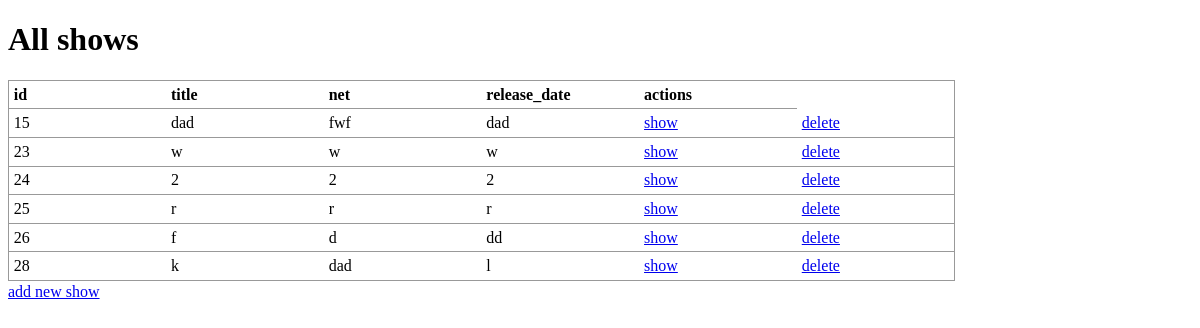
Before: / with the older database file.
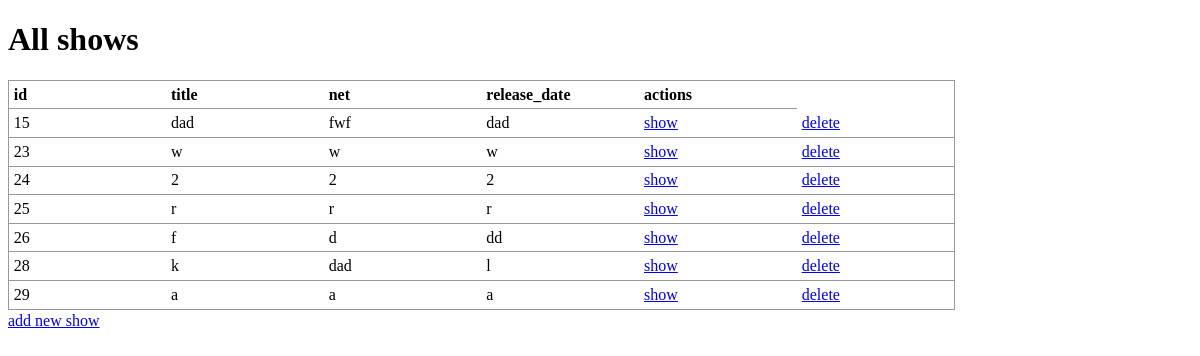
After: the same page with the newer database file.
### app/models.py (models this page shows)
class Shows(models.Model):
    title = models.CharField(max_length=45)
    description = models.TextField()
    release_date = models.DateField()
    network = models.CharField(max_length=45)
    created_at = models.DateTimeField(auto_now_add=True)
    updated_at = models.DateTimeField(auto_now=True)
    objects = ShowsManager()

### app/views.py (the view)
# urls.py: path('', views.index),
def index(request):
    show = Shows.objects.all()
    context={
        "all_shows":show
    }
    print(context)
    return render (request,"index.html",context)

### app/templates/index.html (shortened to what this page needs)
<!DOCTYPE html>
<html lang="en">
<head>
</head>
<body>
    <h1>All shows</h1>
    <table>
        <thead>
            <th>id</th>
            <th>title</th>
            <th>net</th>
            <th>release_date</th>
            <th>actions</th>
        </thead>
        <tbody>
            {% for i in all_shows %}
            <tr>
                <td>{{i.id}}</td>
                <td>{{i.title}}</td>
                <td>{{i.network}}</td>
                <td>{{i.description}}</td>
                <td><a href="/shows/{{i.id}}">show</a></td>
                <td> <a href="/delete/{{i.id}}"> delete</a></td>
            </tr>
            {% endfor %}
        </tbody>
    </table>
    <a href="show/new">add new show</a>
</body>
</html>

### app/templates/index.html (style rules this page uses)
table { width: 80%; border: 1px solid #999; text-align: left; border-collapse: collapse; margin: 0 0 2px 0; caption-side: top; }
caption, td, th { padding: 0.3em; }
th, td { border-bottom: 1px solid #999; width: 15%; }

Changed rows visible on the page:
added Shows: id "29", title "a", network "a", description "a"
